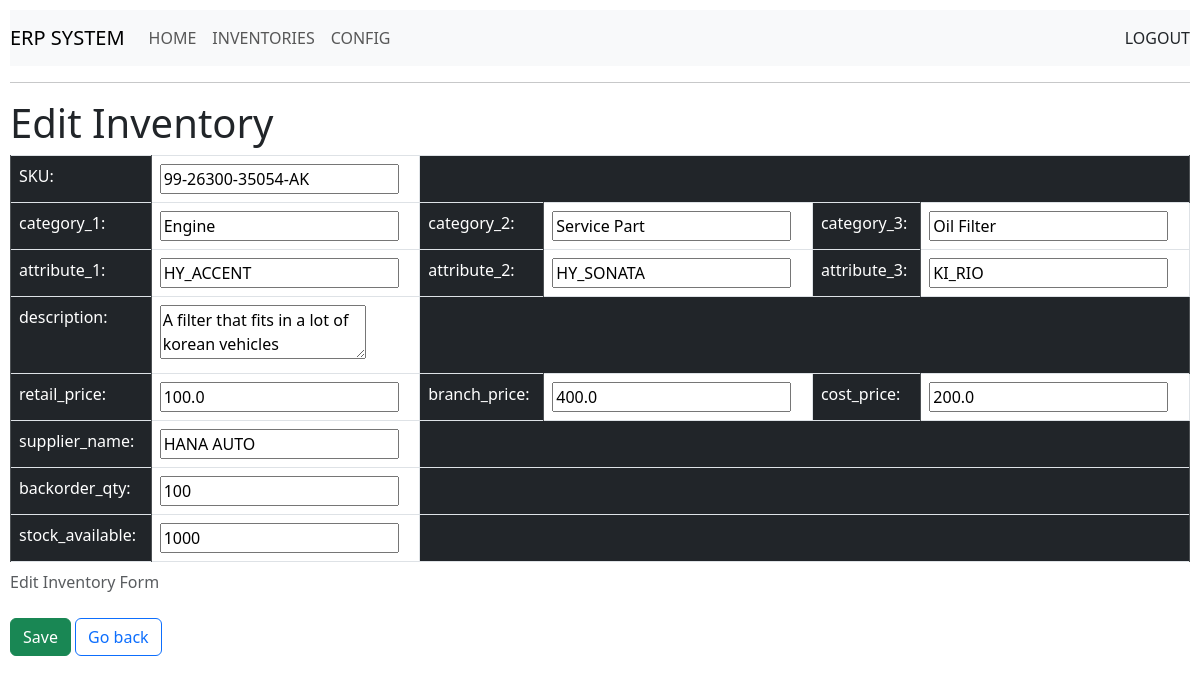
The app's page /2/edit_inventory/ with its own data.
### erp_system/models.py (models this page shows)
class Inventory(models.Model):
    id = models.AutoField(primary_key=True)
    sku = models.CharField(max_length=30, unique=True)
    category_1 = models.CharField(max_length=100)
    category_2 = models.CharField(max_length=100, blank=True)
    category_3 = models.CharField(max_length=100, blank=True)
    description = models.TextField(max_length=300, blank=True)
    attribute_1 = models.CharField(max_length=20,default="", blank=True)
    attribute_2 = models.CharField(max_length=20,default="", blank=True)
    attribute_3 = models.CharField(max_length=20,default="", blank=True)
    retail_price = models.FloatField(default=0.00)
    branch_price = models.FloatField(default=0.00)
    cost_price = models.FloatField(default=0.00)
    supplier_name = models.CharField(max_length=20,default="", blank=True)
    backorder_qty = models.IntegerField(default=0)
    stock_available = models.IntegerField(default=0)

### erp_system/views.py (the view)
# urls.py: path('<int:inventory_id>/edit_inventory/', views.edit_inventory, name='edit_inventory'), # Edit Inventory records view
def edit_inventory(request, inventory_id):
    inventory = get_object_or_404(Inventory, pk=inventory_id)
    return render(request, 'inventories/edit_inventory.html', {'inventory':inventory})

### erp_system/templates/inventories/edit_inventory.html (shortened to what this page needs)
{% extends "header.html" %}
{% block content %}
<h1>Edit Inventory</h1>
<form id="edit_inventory" action="{% url 'erp_system:update_inventory' inventory.id %}" method='post'>
    <table class="table table-bordered">
        <caption>Edit Inventory Form</caption>
        <tr>
            <td class="table-dark">
                <label for="sku">SKU:</label>
            </td>
            <td>
                <input type="textbox" name="sku" id="sku" value="{{ inventory.sku }}">
            </td>
            <td colspan=4 class="table-dark"></td>
        </tr>
        <tr>
            <td class="table-dark">
                <label for="category_1">category_1:</label>
            </td>
            <td>
                <input type="textbox" name="category_1" id="category_1" value="{{ inventory.category_1 }}">
            </td>
            <td class="table-dark">
                <label for="category_2">category_2:</label>
            </td>
            <td>
                <input type="textbox" name="category_2" id="category_2" value="{{ inventory.category_2 }}">
            </td>
            <td class="table-dark">
                <label for="category_3">category_3:</label>
            </td>
            <td>
                <input type="textbox" name="category_3" id="category_3" value="{{ inventory.category_3 }}">
            </td>
        </tr>
        <tr>
            <td class="table-dark">
                <label for="attribute_1">attribute_1:</label>
            </td>
            <td>
                <input type="textbox" name="attribute_1" id="attribute_1" value="{{ inventory.attribute_1 }}">
            </td>
            <td class="table-dark">
                <label for="attribute_2">attribute_2:</label>
            </td>
            <td>
                <input type="textbox" name="attribute_2" id="attribute_2" value="{{ inventory.attribute_2 }}">
            </td>
            <td class="table-dark">
                <label for="attribute_3">attribute_3:</label>
            </td>
            <td>
                <input type="textbox" name="attribute_3" id="attribute_3" value="{{ inventory.attribute_3 }}">
            </td>
        </tr>
        <tr>
            <td class="table-dark">
                <label for="description">description:</label>
            </td>
            <td>
                <textarea name="description" id="description">{{inventory.description}}</textarea>
            </td>
            <td colspan=4 class="table-dark"></td>
        </tr>
        <tr>
            <td class="table-dark">
                <label for="retail_price">retail_price:</label>
            </td>
            <td>
                <input type="textbox" name="retail_price" id="retail_price" value="{{ inventory.retail_price }}">
            </td>
                <td class="table-dark">
                    <label for="branch_price">branch_price:</label>
                </td>
                <td>
                    <input type="textbox" name="branch_price" id="branch_price" value="{{ inventory.branch_price }}">
                </td>
                <td class="table-dark">
                    <label for="cost_price">cost_price:</label>
                </td>
                <td>
                    <input type="textbox" name="cost_price" id="cost_price" value="{{ inventory.cost_price }}">
                </td>
        </tr>
        <tr>
            <td class="table-dark">
                <label for="supplier_name">supplier_name:</label>
            </td>
            <td>
                <input type="textbox" name="supplier_name" id="supplier_name" value="{{ inventory.supplier_name }}">
            </td>
            <td colspan=4 class="table-dark"></td>
        </tr>
        <tr>
            <td class="table-dark">
                <label for="backorder_qty">backorder_qty:</label>
            </td>
            <td>
                <input type="textbox" name="backorder_qty" id="backorder_qty" value="{{ inventory.backorder_qty }}">
            </td>
            <td colspan=4 class="table-dark"></td>
        </tr>
        <tr>
            <td class="table-dark">
                <label for="stock_available">stock_available:</label>
            </td>
            <td>
                <input type="textbox" name="stock_available" id="stock_available" value="{{ inventory.stock_available }}">
            </td>
            <td colspan=4 class="table-dark"></td>
        </tr>
    </table>
</form>
<input class="btn btn-success" type="submit" value="Save" form="edit_inventory" />
<input class="btn btn-outline-primary" type="submit" value="Go back" form="go_back" />
{% endblock %}

### erp_system/templates/header.html (style rules this page uses)
body { padding: 10px; box-sizing: border-box; }

### records on screen
Inventory: sku "99-26300-35054-AK", category_1 "Engine", category_2 "Service Part", category_3 "Oil Filter", attribute_1 "HY_ACCENT", attribute_2 "HY_SONATA", attribute_3 "KI_RIO", description "A filter that fits in a lot of korean vehicles", retail_price "100.0", branch_price "400.0", cost_price "200.0", supplier_name "HANA AUTO", backorder_qty "100", stock_available "1000"
